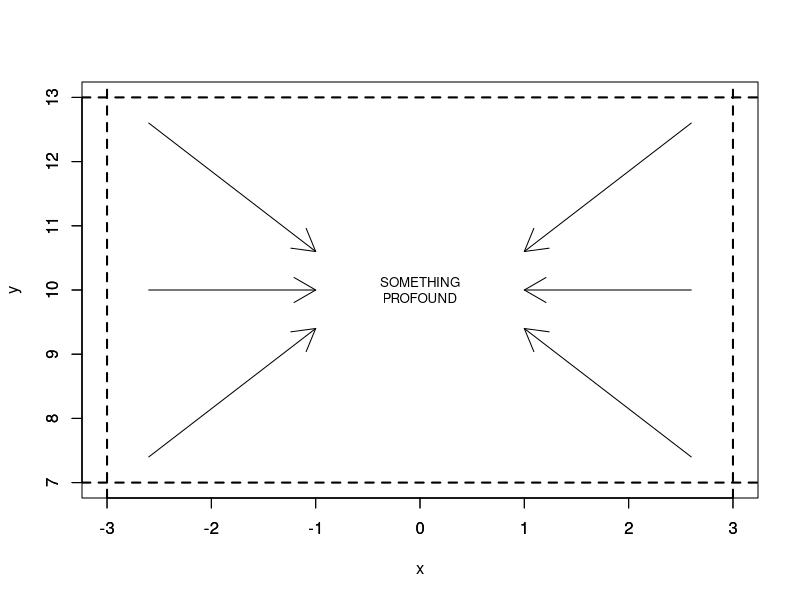

This chart was generated by the following R code:
x = -3:3
y = seq(7, 13, length.out=length(x))
plot(x, y, type="n")
axis(side = 1, at = -3:3)
axis(side = 2, at = c(7:13))

abline(v=c(-3, 3), lty=2, lwd=2)
abline(h=c(7, 13), lty=2, lwd=2)

arrows(x0=c(-2.6, -2.6, -2.6, 2.6, 2.6, 2.6),
       y0=c(12.6, 10, 7.4, 12.6, 10, 7.4),
       x1=c(-1, -1, -1, 1, 1, 1),
       y1=c(10.6, 10, 9.4, 10.6, 10, 9.4))


text(x=0, y=10,label="SOMETHING\nPROFOUND", cex=0.8)
